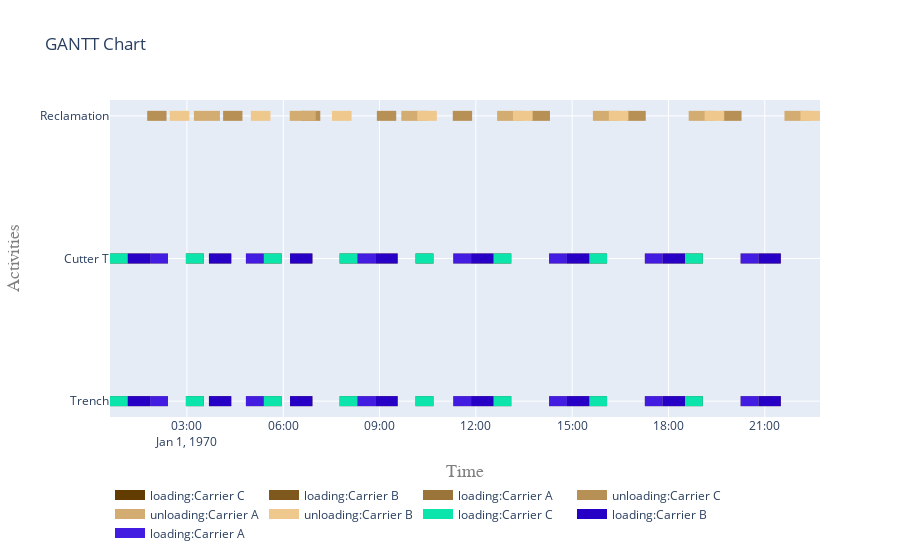

Notebook code cell kept with this figure:
### Code cell
fig = get_gantt_chart([from_site, to_site, cutter], id_map=activities)

### Figure 1 — Plotly figure (JSON) as saved in the notebook; plotly's stock layout.template omitted (floating-point values rounded to 4 significant figures)
{"data": [{"connectgaps": false, "hoverinfo": "y+name", "line": {"color": "rgb(99,60,2)", "width": 10}, "mode": "lines", "name": "loading:Carrier C", "type": "scatter", "x": ["1970-01-01T00:36:11", "1970-01-01T00:36:11", "1970-01-01T01:09:31", "1970-01-01T01:09:31", "1970-01-01T01:09:31", "1970-01-01T02:58:04", "1970-01-01T02:58:04", "1970-01-01T03:31:24", "1970-01-01T03:31:24", "1970-01-01T03:31:24", "1970-01-01T05:23:33", "1970-01-01T05:23:33", "1970-01-01T05:56:53", "1970-01-01T05:56:53", "1970-01-01T05:56:53", "1970-01-01T07:45:26", "1970-01-01T07:45:26", "1970-01-01T08:18:46", "1970-01-01T08:18:46", "1970-01-01T08:18:46", "1970-01-01T10:07:19", "1970-01-01T10:07:19", "1970-01-01T10:40:39", "1970-01-01T10:40:39", "1970-01-01T10:40:39", "1970-01-01T12:32:48", "1970-01-01T12:32:48", "1970-01-01T13:06:08", "1970-01-01T13:06:08", "1970-01-01T13:06:08", "1970-01-01T15:31:50", "1970-01-01T15:31:50", "1970-01-01T16:05:10", "1970-01-01T16:05:10", "1970-01-01T16:05:10", "1970-01-01T18:30:52", "1970-01-01T18:30:52", "1970-01-01T19:04:12", "1970-01-01T19:04:12", "1970-01-01T19:04:12", "1970-01-01T00:36:11", "1970-01-01T00:36:11", "1970-01-01T01:09:31", "1970-01-01T01:09:31", "1970-01-01T01:09:31", "1970-01-01T02:58:04", "1970-01-01T02:58:04", "1970-01-01T03:31:24", "1970-01-01T03:31:24", "1970-01-01T03:31:24", "1970-01-01T05:23:33", "1970-01-01T05:23:33", "1970-01-01T05:56:53", "1970-01-01T05:56:53", "1970-01-01T05:56:53", "1970-01-01T07:45:26", "1970-01-01T07:45:26", "1970-01-01T08:18:46", "1970-01-01T08:18:46", "1970-01-01T08:18:46", "1970-01-01T10:07:19", "1970-01-01T10:07:19", "1970-01-01T10:40:39", "1970-01-01T10:40:39", "1970-01-01T10:40:39", "1970-01-01T12:32:48", "1970-01-01T12:32:48", "1970-01-01T13:06:08", "1970-01-01T13:06:08", "1970-01-01T13:06:08", "1970-01-01T15:31:50", "1970-01-01T15:31:50", "1970-01-01T16:05:10", "1970-01-01T16:05:10", "1970-01-01T16:05:10", "1970-01-01T18:30:52", "1970-01-01T18:30:52", "1970-01-01T19:04:12", "1970-01-01T19:04:12", "1970-01-01T19:04:12"], "y": ["Trench", "Trench", "Trench", "Trench", null, "Trench", "Trench", "Trench", "Trench", null, "Trench", "Trench", "Trench", "Trench", null, "Trench", "Trench", "Trench", "Trench", null, "Trench", "Trench", "Trench", "Trench", null, "Trench", "Trench", "Trench", "Trench", null, "Trench", "Trench", "Trench", "Trench", null, "Trench", "Trench", "Trench", "Trench", null, "Cutter T", "Cutter T", "Cutter T", "Cutter T", null, "Cutter T", "Cutter T", "Cutter T", "Cutter T", null, "Cutter T", "Cutter T", "Cutter T", "Cutter T", null, "Cutter T", "Cutter T", "Cutter T", "Cutter T", null, "Cutter T", "Cutter T", "Cutter T", "Cutter T", null, "Cutter T", "Cutter T", "Cutter T", "Cutter T", null, "Cutter T", "Cutter T", "Cutter T", "Cutter T", null, "Cutter T", "Cutter T", "Cutter T", "Cutter T", null]}, {"connectgaps": false, "hoverinfo": "y+name", "line": {"color": "rgb(127,88,30)", "width": 10}, "mode": "lines", "name": "loading:Carrier B", "type": "scatter", "x": ["1970-01-01T01:09:31", "1970-01-01T01:09:31", "1970-01-01T01:51:11", "1970-01-01T01:51:11", "1970-01-01T01:51:11", "1970-01-01T03:41:08", "1970-01-01T03:41:08", "1970-01-01T04:22:48", "1970-01-01T04:22:48", "1970-01-01T04:22:48", "1970-01-01T06:12:45", "1970-01-01T06:12:45", "1970-01-01T06:54:25", "1970-01-01T06:54:25", "1970-01-01T06:54:25", "1970-01-01T08:52:06", "1970-01-01T08:52:06", "1970-01-01T09:33:46", "1970-01-01T09:33:46", "1970-01-01T09:33:46", "1970-01-01T11:51:08", "1970-01-01T11:51:08", "1970-01-01T12:32:48", "1970-01-01T12:32:48", "1970-01-01T12:32:48", "1970-01-01T14:50:10", "1970-01-01T14:50:10", "1970-01-01T15:31:50", "1970-01-01T15:31:50", "1970-01-01T15:31:50", "1970-01-01T17:49:12", "1970-01-01T17:49:12", "1970-01-01T18:30:52", "1970-01-01T18:30:52", "1970-01-01T18:30:52", "1970-01-01T20:48:14", "1970-01-01T20:48:14", "1970-01-01T21:29:54", "1970-01-01T21:29:54", "1970-01-01T21:29:54", "1970-01-01T01:09:31", "1970-01-01T01:09:31", "1970-01-01T01:51:11", "1970-01-01T01:51:11", "1970-01-01T01:51:11", "1970-01-01T03:41:08", "1970-01-01T03:41:08", "1970-01-01T04:22:48", "1970-01-01T04:22:48", "1970-01-01T04:22:48", "1970-01-01T06:12:45", "1970-01-01T06:12:45", "1970-01-01T06:54:25", "1970-01-01T06:54:25", "1970-01-01T06:54:25", "1970-01-01T08:52:06", "1970-01-01T08:52:06", "1970-01-01T09:33:46", "1970-01-01T09:33:46", "1970-01-01T09:33:46", "1970-01-01T11:51:08", "1970-01-01T11:51:08", "1970-01-01T12:32:48", "1970-01-01T12:32:48", "1970-01-01T12:32:48", "1970-01-01T14:50:10", "1970-01-01T14:50:10", "1970-01-01T15:31:50", "1970-01-01T15:31:50", "1970-01-01T15:31:50", "1970-01-01T17:49:12", "1970-01-01T17:49:12", "1970-01-01T18:30:52", "1970-01-01T18:30:52", "1970-01-01T18:30:52", "1970-01-01T20:48:14", "1970-01-01T20:48:14", "1970-01-01T21:29:54", "1970-01-01T21:29:54", "1970-01-01T21:29:54"], "y": ["Trench", "Trench", "Trench", "Trench", null, "Trench", "Trench", "Trench", "Trench", null, "Trench", "Trench", "Trench", "Trench", null, "Trench", "Trench", "Trench", "Trench", null, "Trench", "Trench", "Trench", "Trench", null, "Trench", "Trench", "Trench", "Trench", null, "Trench", "Trench", "Trench", "Trench", null, "Trench", "Trench", "Trench", "Trench", null, "Cutter T", "Cutter T", "Cutter T", "Cutter T", null, "Cutter T", "Cutter T", "Cutter T", "Cutter T", null, "Cutter T", "Cutter T", "Cutter T", "Cutter T", null, "Cutter T", "Cutter T", "Cutter T", "Cutter T", null, "Cutter T", "Cutter T", "Cutter T", "Cutter T", null, "Cutter T", "Cutter T", "Cutter T", "Cutter T", null, "Cutter T", "Cutter T", "Cutter T", "Cutter T", null, "Cutter T", "Cutter T", "Cutter T", "Cutter T", null]}, {"connectgaps": false, "hoverinfo": "y+name", "line": {"color": "rgb(155,116,58)", "width": 10}, "mode": "lines", "name": "loading:Carrier A", "type": "scatter", "x": ["1970-01-01T01:51:11", "1970-01-01T01:51:11", "1970-01-01T02:24:31", "1970-01-01T02:24:31", "1970-01-01T02:24:31", "1970-01-01T04:50:13", "1970-01-01T04:50:13", "1970-01-01T05:23:33", "1970-01-01T05:23:33", "1970-01-01T05:23:33", "1970-01-01T08:18:46", "1970-01-01T08:18:46", "1970-01-01T08:52:06", "1970-01-01T08:52:06", "1970-01-01T08:52:06", "1970-01-01T11:17:48", "1970-01-01T11:17:48", "1970-01-01T11:51:08", "1970-01-01T11:51:08", "1970-01-01T11:51:08", "1970-01-01T14:16:50", "1970-01-01T14:16:50", "1970-01-01T14:50:10", "1970-01-01T14:50:10", "1970-01-01T14:50:10", "1970-01-01T17:15:52", "1970-01-01T17:15:52", "1970-01-01T17:49:12", "1970-01-01T17:49:12", "1970-01-01T17:49:12", "1970-01-01T20:14:54", "1970-01-01T20:14:54", "1970-01-01T20:48:14", "1970-01-01T20:48:14", "1970-01-01T20:48:14", "1970-01-01T01:51:11", "1970-01-01T01:51:11", "1970-01-01T02:24:31", "1970-01-01T02:24:31", "1970-01-01T02:24:31", "1970-01-01T04:50:13", "1970-01-01T04:50:13", "1970-01-01T05:23:33", "1970-01-01T05:23:33", "1970-01-01T05:23:33", "1970-01-01T08:18:46", "1970-01-01T08:18:46", "1970-01-01T08:52:06", "1970-01-01T08:52:06", "1970-01-01T08:52:06", "1970-01-01T11:17:48", "1970-01-01T11:17:48", "1970-01-01T11:51:08", "1970-01-01T11:51:08", "1970-01-01T11:51:08", "1970-01-01T14:16:50", "1970-01-01T14:16:50", "1970-01-01T14:50:10", "1970-01-01T14:50:10", "1970-01-01T14:50:10", "1970-01-01T17:15:52", "1970-01-01T17:15:52", "1970-01-01T17:49:12", "1970-01-01T17:49:12", "1970-01-01T17:49:12", "1970-01-01T20:14:54", "1970-01-01T20:14:54", "1970-01-01T20:48:14", "1970-01-01T20:48:14", "1970-01-01T20:48:14"], "y": ["Trench", "Trench", "Trench", "Trench", null, "Trench", "Trench", "Trench", "Trench", null, "Trench", "Trench", "Trench", "Trench", null, "Trench", "Trench", "Trench", "Trench", null, "Trench", "Trench", "Trench", "Trench", null, "Trench", "Trench", "Trench", "Trench", null, "Trench", "Trench", "Trench", "Trench", null, "Cutter T", "Cutter T", "Cutter T", "Cutter T", null, "Cutter T", "Cutter T", "Cutter T", "Cutter T", null, "Cutter T", "Cutter T", "Cutter T", "Cutter T", null, "Cutter T", "Cutter T", "Cutter T", "Cutter T", null, "Cutter T", "Cutter T", "Cutter T", "Cutter T", null, "Cutter T", "Cutter T", "Cutter T", "Cutter T", null, "Cutter T", "Cutter T", "Cutter T", "Cutter T", null]}, {"connectgaps": false, "hoverinfo": "y+name", "line": {"color": "rgb(183,144,86)", "width": 10}, "mode": "lines", "name": "unloading:Carrier C", "type": "scatter", "x": ["1970-01-01T01:45:42", "1970-01-01T01:45:42", "1970-01-01T02:21:53", "1970-01-01T02:21:53", "1970-01-01T02:21:53", "1970-01-01T04:07:35", "1970-01-01T04:07:35", "1970-01-01T04:43:46", "1970-01-01T04:43:46", "1970-01-01T04:43:46", "1970-01-01T06:33:04", "1970-01-01T06:33:04", "1970-01-01T07:09:15", "1970-01-01T07:09:15", "1970-01-01T07:09:15", "1970-01-01T08:54:57", "1970-01-01T08:54:57", "1970-01-01T09:31:08", "1970-01-01T09:31:08", "1970-01-01T09:31:08", "1970-01-01T11:16:50", "1970-01-01T11:16:50", "1970-01-01T11:53:01", "1970-01-01T11:53:01", "1970-01-01T11:53:01", "1970-01-01T13:42:19", "1970-01-01T13:42:19", "1970-01-01T14:18:30", "1970-01-01T14:18:30", "1970-01-01T14:18:30", "1970-01-01T16:41:21", "1970-01-01T16:41:21", "1970-01-01T17:17:32", "1970-01-01T17:17:32", "1970-01-01T17:17:32", "1970-01-01T19:40:23", "1970-01-01T19:40:23", "1970-01-01T20:16:34", "1970-01-01T20:16:34", "1970-01-01T20:16:34"], "y": ["Reclamation", "Reclamation", "Reclamation", "Reclamation", null, "Reclamation", "Reclamation", "Reclamation", "Reclamation", null, "Reclamation", "Reclamation", "Reclamation", "Reclamation", null, "Reclamation", "Reclamation", "Reclamation", "Reclamation", null, "Reclamation", "Reclamation", "Reclamation", "Reclamation", null, "Reclamation", "Reclamation", "Reclamation", "Reclamation", null, "Reclamation", "Reclamation", "Reclamation", "Reclamation", null, "Reclamation", "Reclamation", "Reclamation", "Reclamation", null]}, {"connectgaps": false, "hoverinfo": "y+name", "line": {"color": "rgb(211,172,114)", "width": 10}, "mode": "lines", "name": "unloading:Carrier A", "type": "scatter", "x": ["1970-01-01T03:13:05", "1970-01-01T03:13:05", "1970-01-01T04:01:39", "1970-01-01T04:01:39", "1970-01-01T04:01:39", "1970-01-01T06:12:07", "1970-01-01T06:12:07", "1970-01-01T07:00:41", "1970-01-01T07:00:41", "1970-01-01T07:00:41", "1970-01-01T09:40:40", "1970-01-01T09:40:40", "1970-01-01T10:29:14", "1970-01-01T10:29:14", "1970-01-01T10:29:14", "1970-01-01T12:39:42", "1970-01-01T12:39:42", "1970-01-01T13:28:16", "1970-01-01T13:28:16", "1970-01-01T13:28:16", "1970-01-01T15:38:44", "1970-01-01T15:38:44", "1970-01-01T16:27:18", "1970-01-01T16:27:18", "1970-01-01T16:27:18", "1970-01-01T18:37:46", "1970-01-01T18:37:46", "1970-01-01T19:26:20", "1970-01-01T19:26:20", "1970-01-01T19:26:20", "1970-01-01T21:36:48", "1970-01-01T21:36:48", "1970-01-01T22:25:22", "1970-01-01T22:25:22", "1970-01-01T22:25:22"], "y": ["Reclamation", "Reclamation", "Reclamation", "Reclamation", null, "Reclamation", "Reclamation", "Reclamation", "Reclamation", null, "Reclamation", "Reclamation", "Reclamation", "Reclamation", null, "Reclamation", "Reclamation", "Reclamation", "Reclamation", null, "Reclamation", "Reclamation", "Reclamation", "Reclamation", null, "Reclamation", "Reclamation", "Reclamation", "Reclamation", null, "Reclamation", "Reclamation", "Reclamation", "Reclamation", null]}, {"connectgaps": false, "hoverinfo": "y+name", "line": {"color": "rgb(239,200,142)", "width": 10}, "mode": "lines", "name": "unloading:Carrier B", "type": "scatter", "x": ["1970-01-01T02:27:50", "1970-01-01T02:27:50", "1970-01-01T03:04:29", "1970-01-01T03:04:29", "1970-01-01T03:04:29", "1970-01-01T04:59:27", "1970-01-01T04:59:27", "1970-01-01T05:36:06", "1970-01-01T05:36:06", "1970-01-01T05:36:06", "1970-01-01T07:31:04", "1970-01-01T07:31:04", "1970-01-01T08:07:43", "1970-01-01T08:07:43", "1970-01-01T08:07:43", "1970-01-01T10:10:25", "1970-01-01T10:10:25", "1970-01-01T10:47:04", "1970-01-01T10:47:04", "1970-01-01T10:47:04", "1970-01-01T13:09:27", "1970-01-01T13:09:27", "1970-01-01T13:46:06", "1970-01-01T13:46:06", "1970-01-01T13:46:06", "1970-01-01T16:08:29", "1970-01-01T16:08:29", "1970-01-01T16:45:08", "1970-01-01T16:45:08", "1970-01-01T16:45:08", "1970-01-01T19:07:31", "1970-01-01T19:07:31", "1970-01-01T19:44:10", "1970-01-01T19:44:10", "1970-01-01T19:44:10", "1970-01-01T22:06:33", "1970-01-01T22:06:33", "1970-01-01T22:43:12", "1970-01-01T22:43:12", "1970-01-01T22:43:12"], "y": ["Reclamation", "Reclamation", "Reclamation", "Reclamation", null, "Reclamation", "Reclamation", "Reclamation", "Reclamation", null, "Reclamation", "Reclamation", "Reclamation", "Reclamation", null, "Reclamation", "Reclamation", "Reclamation", "Reclamation", null, "Reclamation", "Reclamation", "Reclamation", "Reclamation", null, "Reclamation", "Reclamation", "Reclamation", "Reclamation", null, "Reclamation", "Reclamation", "Reclamation", "Reclamation", null, "Reclamation", "Reclamation", "Reclamation", "Reclamation", null]}, {"connectgaps": false, "hoverinfo": "y+name", "line": {"color": "rgb(11,228,170)", "width": 10}, "mode": "lines", "name": "loading:Carrier C", "type": "scatter", "x": ["1970-01-01T00:36:11", "1970-01-01T00:36:11", "1970-01-01T01:09:31", "1970-01-01T01:09:31", "1970-01-01T01:09:31", "1970-01-01T02:58:04", "1970-01-01T02:58:04", "1970-01-01T03:31:24", "1970-01-01T03:31:24", "1970-01-01T03:31:24", "1970-01-01T05:23:33", "1970-01-01T05:23:33", "1970-01-01T05:56:53", "1970-01-01T05:56:53", "1970-01-01T05:56:53", "1970-01-01T07:45:26", "1970-01-01T07:45:26", "1970-01-01T08:18:46", "1970-01-01T08:18:46", "1970-01-01T08:18:46", "1970-01-01T10:07:19", "1970-01-01T10:07:19", "1970-01-01T10:40:39", "1970-01-01T10:40:39", "1970-01-01T10:40:39", "1970-01-01T12:32:48", "1970-01-01T12:32:48", "1970-01-01T13:06:08", "1970-01-01T13:06:08", "1970-01-01T13:06:08", "1970-01-01T15:31:50", "1970-01-01T15:31:50", "1970-01-01T16:05:10", "1970-01-01T16:05:10", "1970-01-01T16:05:10", "1970-01-01T18:30:52", "1970-01-01T18:30:52", "1970-01-01T19:04:12", "1970-01-01T19:04:12", "1970-01-01T19:04:12", "1970-01-01T00:36:11", "1970-01-01T00:36:11", "1970-01-01T01:09:31", "1970-01-01T01:09:31", "1970-01-01T01:09:31", "1970-01-01T02:58:04", "1970-01-01T02:58:04", "1970-01-01T03:31:24", "1970-01-01T03:31:24", "1970-01-01T03:31:24", "1970-01-01T05:23:33", "1970-01-01T05:23:33", "1970-01-01T05:56:53", "1970-01-01T05:56:53", "1970-01-01T05:56:53", "1970-01-01T07:45:26", "1970-01-01T07:45:26", "1970-01-01T08:18:46", "1970-01-01T08:18:46", "1970-01-01T08:18:46", "1970-01-01T10:07:19", "1970-01-01T10:07:19", "1970-01-01T10:40:39", "1970-01-01T10:40:39", "1970-01-01T10:40:39", "1970-01-01T12:32:48", "1970-01-01T12:32:48", "1970-01-01T13:06:08", "1970-01-01T13:06:08", "1970-01-01T13:06:08", "1970-01-01T15:31:50", "1970-01-01T15:31:50", "1970-01-01T16:05:10", "1970-01-01T16:05:10", "1970-01-01T16:05:10", "1970-01-01T18:30:52", "1970-01-01T18:30:52", "1970-01-01T19:04:12", "1970-01-01T19:04:12", "1970-01-01T19:04:12"], "y": ["Trench", "Trench", "Trench", "Trench", null, "Trench", "Trench", "Trench", "Trench", null, "Trench", "Trench", "Trench", "Trench", null, "Trench", "Trench", "Trench", "Trench", null, "Trench", "Trench", "Trench", "Trench", null, "Trench", "Trench", "Trench", "Trench", null, "Trench", "Trench", "Trench", "Trench", null, "Trench", "Trench", "Trench", "Trench", null, "Cutter T", "Cutter T", "Cutter T", "Cutter T", null, "Cutter T", "Cutter T", "Cutter T", "Cutter T", null, "Cutter T", "Cutter T", "Cutter T", "Cutter T", null, "Cutter T", "Cutter T", "Cutter T", "Cutter T", null, "Cutter T", "Cutter T", "Cutter T", "Cutter T", null, "Cutter T", "Cutter T", "Cutter T", "Cutter T", null, "Cutter T", "Cutter T", "Cutter T", "Cutter T", null, "Cutter T", "Cutter T", "Cutter T", "Cutter T", null]}, {"connectgaps": false, "hoverinfo": "y+name", "line": {"color": "rgb(39,0,198)", "width": 10}, "mode": "lines", "name": "loading:Carrier B", "type": "scatter", "x": ["1970-01-01T01:09:31", "1970-01-01T01:09:31", "1970-01-01T01:51:11", "1970-01-01T01:51:11", "1970-01-01T01:51:11", "1970-01-01T03:41:08", "1970-01-01T03:41:08", "1970-01-01T04:22:48", "1970-01-01T04:22:48", "1970-01-01T04:22:48", "1970-01-01T06:12:45", "1970-01-01T06:12:45", "1970-01-01T06:54:25", "1970-01-01T06:54:25", "1970-01-01T06:54:25", "1970-01-01T08:52:06", "1970-01-01T08:52:06", "1970-01-01T09:33:46", "1970-01-01T09:33:46", "1970-01-01T09:33:46", "1970-01-01T11:51:08", "1970-01-01T11:51:08", "1970-01-01T12:32:48", "1970-01-01T12:32:48", "1970-01-01T12:32:48", "1970-01-01T14:50:10", "1970-01-01T14:50:10", "1970-01-01T15:31:50", "1970-01-01T15:31:50", "1970-01-01T15:31:50", "1970-01-01T17:49:12", "1970-01-01T17:49:12", "1970-01-01T18:30:52", "1970-01-01T18:30:52", "1970-01-01T18:30:52", "1970-01-01T20:48:14", "1970-01-01T20:48:14", "1970-01-01T21:29:54", "1970-01-01T21:29:54", "1970-01-01T21:29:54", "1970-01-01T01:09:31", "1970-01-01T01:09:31", "1970-01-01T01:51:11", "1970-01-01T01:51:11", "1970-01-01T01:51:11", "1970-01-01T03:41:08", "1970-01-01T03:41:08", "1970-01-01T04:22:48", "1970-01-01T04:22:48", "1970-01-01T04:22:48", "1970-01-01T06:12:45", "1970-01-01T06:12:45", "1970-01-01T06:54:25", "1970-01-01T06:54:25", "1970-01-01T06:54:25", "1970-01-01T08:52:06", "1970-01-01T08:52:06", "1970-01-01T09:33:46", "1970-01-01T09:33:46", "1970-01-01T09:33:46", "1970-01-01T11:51:08", "1970-01-01T11:51:08", "1970-01-01T12:32:48", "1970-01-01T12:32:48", "1970-01-01T12:32:48", "1970-01-01T14:50:10", "1970-01-01T14:50:10", "1970-01-01T15:31:50", "1970-01-01T15:31:50", "1970-01-01T15:31:50", "1970-01-01T17:49:12", "1970-01-01T17:49:12", "1970-01-01T18:30:52", "1970-01-01T18:30:52", "1970-01-01T18:30:52", "1970-01-01T20:48:14", "1970-01-01T20:48:14", "1970-01-01T21:29:54", "1970-01-01T21:29:54", "1970-01-01T21:29:54"], "y": ["Trench", "Trench", "Trench", "Trench", null, "Trench", "Trench", "Trench", "Trench", null, "Trench", "Trench", "Trench", "Trench", null, "Trench", "Trench", "Trench", "Trench", null, "Trench", "Trench", "Trench", "Trench", null, "Trench", "Trench", "Trench", "Trench", null, "Trench", "Trench", "Trench", "Trench", null, "Trench", "Trench", "Trench", "Trench", null, "Cutter T", "Cutter T", "Cutter T", "Cutter T", null, "Cutter T", "Cutter T", "Cutter T", "Cutter T", null, "Cutter T", "Cutter T", "Cutter T", "Cutter T", null, "Cutter T", "Cutter T", "Cutter T", "Cutter T", null, "Cutter T", "Cutter T", "Cutter T", "Cutter T", null, "Cutter T", "Cutter T", "Cutter T", "Cutter T", null, "Cutter T", "Cutter T", "Cutter T", "Cutter T", null, "Cutter T", "Cutter T", "Cutter T", "Cutter T", null]}, {"connectgaps": false, "hoverinfo": "y+name", "line": {"color": "rgb(67,28,226)", "width": 10}, "mode": "lines", "name": "loading:Carrier A", "type": "scatter", "x": ["1970-01-01T01:51:11", "1970-01-01T01:51:11", "1970-01-01T02:24:31", "1970-01-01T02:24:31", "1970-01-01T02:24:31", "1970-01-01T04:50:13", "1970-01-01T04:50:13", "1970-01-01T05:23:33", "1970-01-01T05:23:33", "1970-01-01T05:23:33", "1970-01-01T08:18:46", "1970-01-01T08:18:46", "1970-01-01T08:52:06", "1970-01-01T08:52:06", "1970-01-01T08:52:06", "1970-01-01T11:17:48", "1970-01-01T11:17:48", "1970-01-01T11:51:08", "1970-01-01T11:51:08", "1970-01-01T11:51:08", "1970-01-01T14:16:50", "1970-01-01T14:16:50", "1970-01-01T14:50:10", "1970-01-01T14:50:10", "1970-01-01T14:50:10", "1970-01-01T17:15:52", "1970-01-01T17:15:52", "1970-01-01T17:49:12", "1970-01-01T17:49:12", "1970-01-01T17:49:12", "1970-01-01T20:14:54", "1970-01-01T20:14:54", "1970-01-01T20:48:14", "1970-01-01T20:48:14", "1970-01-01T20:48:14", "1970-01-01T01:51:11", "1970-01-01T01:51:11", "1970-01-01T02:24:31", "1970-01-01T02:24:31", "1970-01-01T02:24:31", "1970-01-01T04:50:13", "1970-01-01T04:50:13", "1970-01-01T05:23:33", "1970-01-01T05:23:33", "1970-01-01T05:23:33", "1970-01-01T08:18:46", "1970-01-01T08:18:46", "1970-01-01T08:52:06", "1970-01-01T08:52:06", "1970-01-01T08:52:06", "1970-01-01T11:17:48", "1970-01-01T11:17:48", "1970-01-01T11:51:08", "1970-01-01T11:51:08", "1970-01-01T11:51:08", "1970-01-01T14:16:50", "1970-01-01T14:16:50", "1970-01-01T14:50:10", "1970-01-01T14:50:10", "1970-01-01T14:50:10", "1970-01-01T17:15:52", "1970-01-01T17:15:52", "1970-01-01T17:49:12", "1970-01-01T17:49:12", "1970-01-01T17:49:12", "1970-01-01T20:14:54", "1970-01-01T20:14:54", "1970-01-01T20:48:14", "1970-01-01T20:48:14", "1970-01-01T20:48:14"], "y": ["Trench", "Trench", "Trench", "Trench", null, "Trench", "Trench", "Trench", "Trench", null, "Trench", "Trench", "Trench", "Trench", null, "Trench", "Trench", "Trench", "Trench", null, "Trench", "Trench", "Trench", "Trench", null, "Trench", "Trench", "Trench", "Trench", null, "Trench", "Trench", "Trench", "Trench", null, "Cutter T", "Cutter T", "Cutter T", "Cutter T", null, "Cutter T", "Cutter T", "Cutter T", "Cutter T", null, "Cutter T", "Cutter T", "Cutter T", "Cutter T", null, "Cutter T", "Cutter T", "Cutter T", "Cutter T", null, "Cutter T", "Cutter T", "Cutter T", "Cutter T", null, "Cutter T", "Cutter T", "Cutter T", "Cutter T", null, "Cutter T", "Cutter T", "Cutter T", "Cutter T", null]}], "layout": {"hovermode": "closest", "legend": {"orientation": "h", "x": 0, "y": -0.2}, "title": {"text": "GANTT Chart"}, "xaxis": {"range": ["1970-01-01T00:36:11", "1970-01-01T22:43:12"], "title": {"font": {"color": "#7f7f7f", "family": "Courier New, monospace", "size": 18}, "text": "Time"}}, "yaxis": {"title": {"font": {"color": "#7f7f7f", "family": "Courier New, monospace", "size": 18}, "text": "Activities"}}}}
